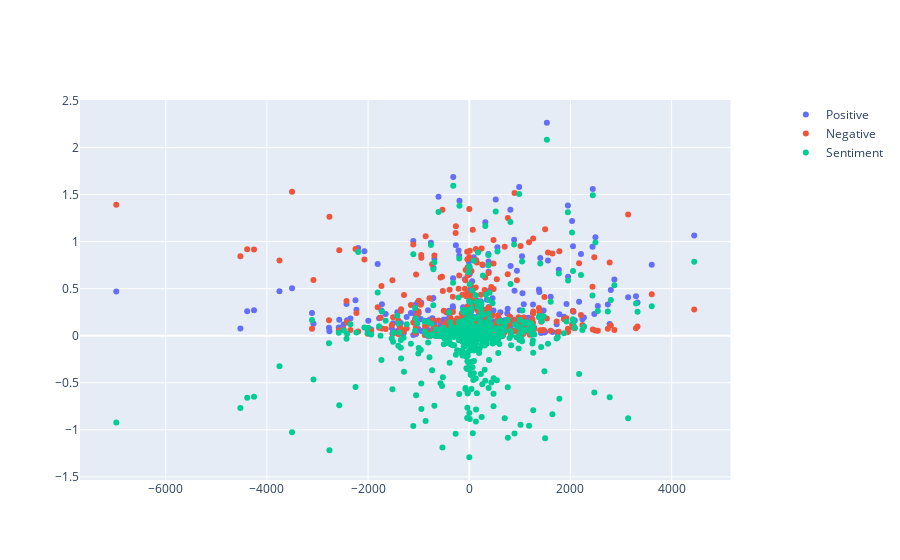

Notebook cell for this chart:
### Code cell
# Create figure with secondary y-axis
fig = make_subplots(specs=[[{"secondary_y": True}]])

# Add traces
fig.add_trace(
    go.Scatter(x=ga.avg_price, y=ga.pos, name="Positive",mode='markers'),
    secondary_y=False,
)

# Add traces
fig.add_trace(
    go.Scatter(x=ga.avg_price, y=ga.neg, name="Negative",mode='markers'),
    secondary_y=False,
)

# Add traces
fig.add_trace(
    go.Scatter(x=ga.avg_price, y=ga.sent, name="Sentiment",mode='markers'),
    secondary_y=False,
)

### Figure 1 — Plotly figure (JSON) as saved in the notebook; plotly's stock layout.template omitted (floating-point values rounded to 4 significant figures; data arrays with more than 128 entries replaced by an {"elided": "..."} marker saying what was removed)
{"data": [{"mode": "markers", "name": "Positive", "type": "scatter", "x": {"elided": "910 float values"}, "xaxis": "x", "y": {"elided": "910 float values"}, "yaxis": "y"}, {"mode": "markers", "name": "Negative", "type": "scatter", "x": {"elided": "910 float values"}, "xaxis": "x", "y": {"elided": "910 float values"}, "yaxis": "y"}, {"mode": "markers", "name": "Sentiment", "type": "scatter", "x": {"elided": "910 float values"}, "xaxis": "x", "y": {"elided": "910 float values"}, "yaxis": "y"}], "layout": {"xaxis": {"anchor": "y", "domain": [0, 0.94]}, "yaxis": {"anchor": "x", "domain": [0, 1]}, "yaxis2": {"anchor": "x", "overlaying": "y", "side": "right"}}}
